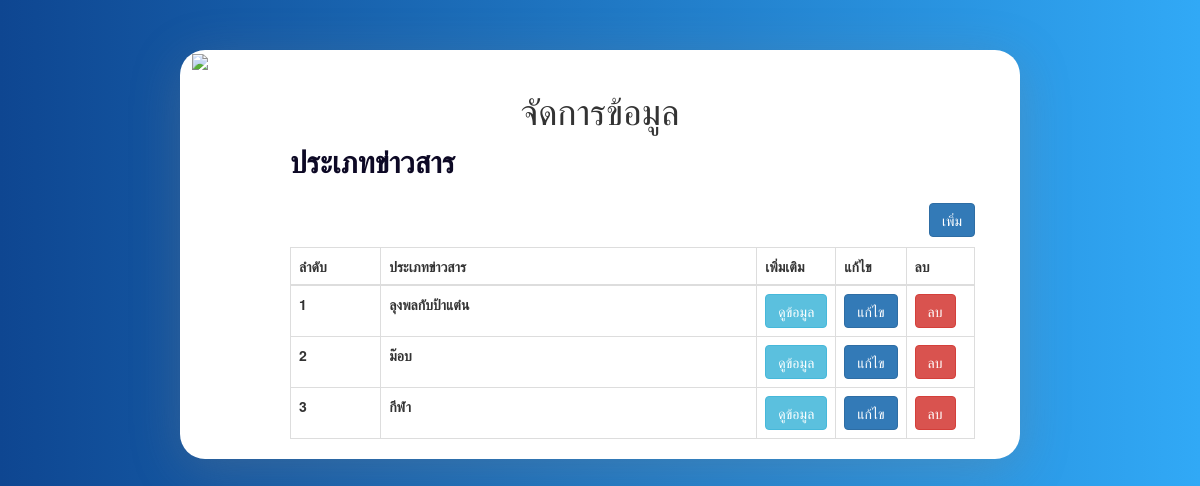
Page /admin/new_type/index.php on the committed database.
### tables this page shows
CREATE TABLE `new_type` (
  `new_type_id` varchar(25) NOT NULL,
  `new_type_name` varchar(25) NOT NULL
);

### admin/new_type/index.php (the view, shortened to what this page needs)
<?php
include '../../config/conf.php';
try {
  $sql = "SELECT * FROM new_type";
  $query = $conn->prepare($sql);
  $query ->execute();
} catch (\Exception $e) {
  echo "ไม่สามารถดึงข้อมูลได้: " .$e->getMessage();
}
 ?>
<!DOCTYPE html>
<html>
<head>
    <link href="../../pubilc/css/style.css" rel="stylesheet">
    <link href="../../pubilc/bootstrap/css/bootstrap.min.css" rel="stylesheet">
    <link rel="stylesheet" href="../../pubilc/node_modules/sweetalert2/dist/sweetalert2.min.css">
</head>
<body>
    <div class="blog-card">
        <a href="../../index.php" id="back"><img
                src="https://img.icons8.com/flat-round/64/000000/circled-left.png" /></a>
        <h1 align="center" class="title">จัดการข้อมูล</h1>
        <div class="inner-part">
            <div class="content content-1">
                <div class="title">ประเภทข่าวสาร</div>
                    <div style="width:100%;text-align:right;">
                        <button type="button" name="add" id="add" data-toggle="modal" class="btn btn-primary"
                        data-target="#addModal">เพิ่ม</button>
                    </div>
                <div class="table-responsive">
                    <table class="table table-bordered">
                        <tr align="center">
                            <th witth="5">ลำดับ</th>
                            <th width="55%">ประเภทข่าวสาร</th>
                            <th width="10%">เพิ่มเติม</th>
                            <th width="10%">แก้ไข</th>
                            <th width="10%">ลบ</th>
                        </tr>
                        <tbody>
                                          <?php
                          if ($query->rowCount()>0) {
                            $i = 1;
                            while ($data = $query -> fetch(PDO::FETCH_OBJ)) {
                          ?>
                            <tr>
                                <th><?=$i++;?></th>
                                <th><?=$data->new_type_name;?></th>
                                <th><input type="button" name="view" value="ดูข้อมูล" class="btn btn-info view_data"
                                        id="<?=$data->new_type_id;?>" /></th>
                                <th><input type="button" name="edit" value="แก้ไข" class="btn btn-primary update_data"
                                        id="<?=$data->new_type_id;?>" /></th>
                                <th><input type="button" name="delete" value="ลบ" class="btn btn-danger delete_data"
                                        id="<?=$data->new_type_id;?>" /></th>
                            </tr>
                            <?php }} ?>
                        </tbody>
                    </table>
                </div>
            </div>
        </div>
    </div>
</body>
</html>

### pubilc/css/style.css (style rules this page uses)
* { margin: 0; padding: 0; box-sizing: border-box; }
body { display: flex; justify-content: center; height: 100vh; background: linear-gradient(90deg, rgba(255, 255, 255, 1) 0%, rgba(14, 70, 145, 1) 0%, rgba(49, 169, 246, 1) 100%); }
.blog-card { position: absolute; width: 95%; max-width: 70%; margin-top: 5rem; border-radius: 25px; background: white; box-shadow: 0px 10px 50px rgba(126, 126, 126, 0.3); }
.inner-part { display: flex; align-items: center; justify-content: center; padding: 0 25px; }
.content { padding: 0 20px 0 35px; width: 100%; margin-left: 50px; transition: .6s; align-items: center; justify-content: center; }
.content .title { font-size: 30px; font-weight: 700; color: #0d0925; margin-bottom: 20px; align-items: center; justify-content: center; }
#add { margin-bottom: 10px; }
#back { margin: 12px; }
h1 { font-size: 40px; font-weight: 700; color: #0d0925; margin-bottom: 20px; align-items: center; justify-content: center; }

### rows in the picture
new_type: new_type_name "ลุงพลกับป้าแต๋น"
new_type: new_type_name "ม๊อบ"
new_type: new_type_name "กีฬา"
